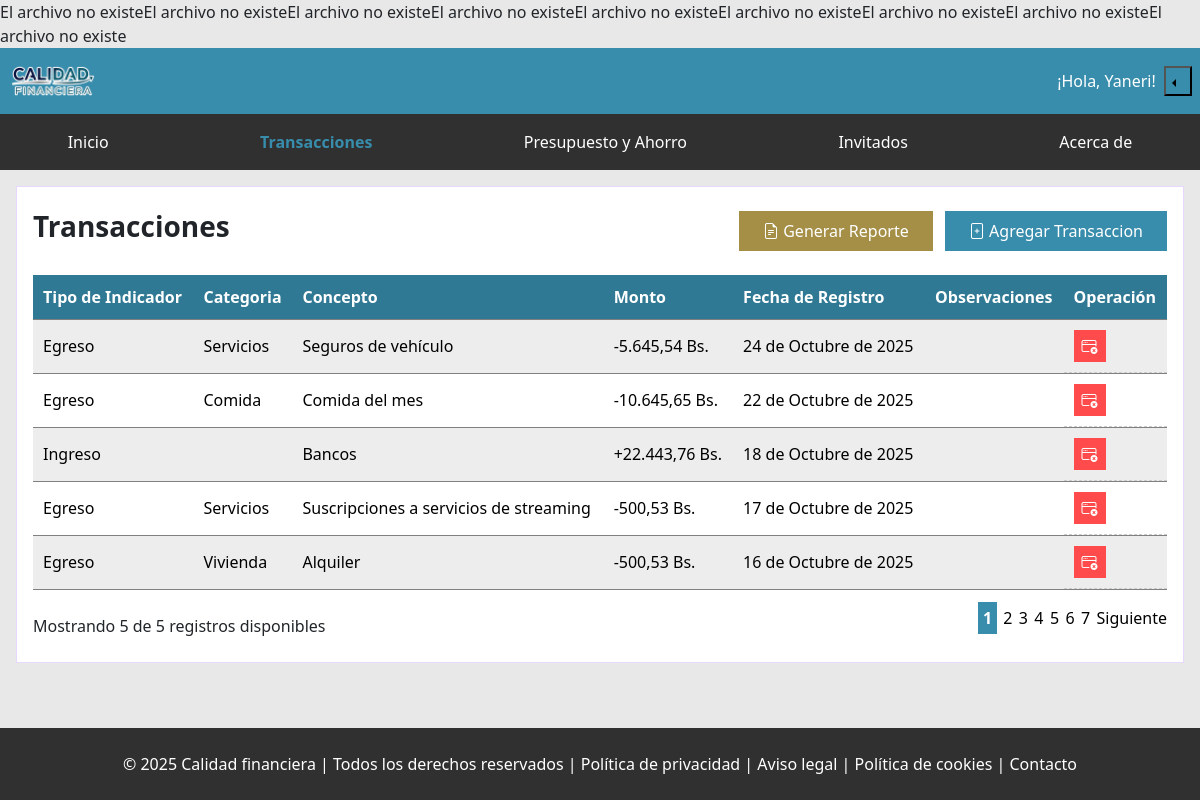
/user/transactions/1 (signed in), run on the app's committed database.
### tables this page shows
CREATE TABLE `transacciones` (
  `id_transaccion` int(10) NOT NULL,
  `id_persona` int(10) DEFAULT NULL,
  `id_egreso` int(10) DEFAULT NULL,
  `id_ingreso` int(10) DEFAULT NULL,
  `fecha` datetime DEFAULT NULL,
  `valor_bs` decimal(10,3) DEFAULT 0.000,
  `notas` text DEFAULT NULL,
  `anulado` tinyint(1) DEFAULT 0
);

CREATE TABLE `egresos` (
  `id_egreso` int(10) NOT NULL,
  `id_categoria_egreso` int(10) NOT NULL,
  `egreso` varchar(40) NOT NULL
);

CREATE TABLE `categorias_egreso` (
  `id_categoria_egreso` int(10) NOT NULL,
  `categoria` varchar(40) NOT NULL
);

CREATE TABLE `ingresos` (
  `id_ingreso` int(10) NOT NULL,
  `ingreso` varchar(50) NOT NULL
);

### routes/web.php (called while the page is built, shortened)
<?php
Route::get('/', [IndexController::class, 'index']);
Route::dispatch();
?>

### public/index.php (called while the page is built)
<?php
    require_once '../autoload.php';
    require_once '../routes/web.php';
?>

### lib/DataBase.php (called while the page is built, shortened)
<?php
class Database
{
    private $host = 'localhost';
    private $dbName = 'calidad_financiera';
    private $user = 'root';
    private $password = '';
    public function __construct()
    {
        try {
            $this->pdo = new PDO("mysql:host=$this->host;dbname=$this->dbName", $this->user, $this->password);
        } catch (PDOException $ex) {
            throw new Exception("Error de conexión: " . $ex->getMessage());
        }
    }
}
?>

### app/Models/IndicatorModel.php (called while the page is built, shortened)
<?php
class indicatorModel extends Database
{
    public function ShowGraduationCategories()
    {
        try {
            $get_graduation_categories_query = 'SELECT * FROM `categorias_egreso` ORDER BY  id_categoria_egreso; ';
            $get_graduation_categories_stmt = $this->pdo->prepare($get_graduation_categories_query);
            $get_graduation_categories_stmt->execute();
            $this->data = $get_graduation_categories_stmt->fetchAll(PDO::FETCH_ASSOC);
        } catch (PDOException $ex) {
            echo $ex->getMessage();
        }
    }
    public function GetGraduation()
    {
        $get_all_data_accommodation_category_query = 'SELECT * FROM egresos WHERE id_categoria_egreso =1 ';
        $get_all_data_accommodation_category_stmt = $this->pdo->prepare($get_all_data_accommodation_category_query);
        $get_all_data_accommodation_category_stmt->execute();
        $this->graduantion[1] = $get_all_data_accommodation_category_stmt->fetchAll(PDO::FETCH_ASSOC);
        $get_all_data_services_category_query = 'SELECT * FROM egresos WHERE id_categoria_egreso =2 ';
        $get_all_data_services_category_stmt = $this->pdo->prepare($get_all_data_services_category_query);
        $get_all_data_services_category_stmt->execute();
        $this->graduantion[2] = $get_all_data_services_category_stmt->fetchAll(PDO::FETCH_ASSOC);
        $get_all_data_meal_category_query = 'SELECT * FROM egresos WHERE id_categoria_egreso =3 ';
        $get_all_data_meal_category_stmt = $this->pdo->prepare($get_all_data_meal_category_query);
        $get_all_data_meal_category_stmt->execute();
        $this->graduantion[3] = $get_all_data_meal_category_stmt->fetchAll(PDO::FETCH_ASSOC);
        $get_all_data_others_category_query = 'SELECT * FROM egresos WHERE id_categoria_egreso =4 ';
        $get_all_data_others_category_stmt = $this->pdo->prepare($get_all_data_others_category_query);
        $get_all_data_others_category_stmt->execute();
        $this->graduantion[4] = $get_all_data_others_category_stmt->fetchAll(PDO::FETCH_ASSOC);
        $get_all_data_entertainment_category_query = 'SELECT * FROM egresos WHERE id_categoria_egreso =5 ';
        $get_all_data_entertainment_category_stmt = $this->pdo->prepare($get_all_data_entertainment_category_query);
        $get_all_data_entertainment_category_stmt->execute();
        $this->graduantion[5] = $get_all_data_entertainment_category_stmt->fetchAll(PDO::FETCH_ASSOC);
        $get_all_data_debts_category_query = 'SELECT * FROM egresos WHERE id_categoria_egreso =6 ';
        $get_all_data_debts_category_stmt = $this->pdo->prepare($get_all_data_debts_category_query);
        $get_all_data_debts_category_stmt->execute();
        $this->graduantion[6] = $get_all_data_debts_category_stmt->fetchAll(PDO::FETCH_ASSOC);
    }
    public function getInsome()
    {
        $get_insome_query = 'SELECT * FROM ingresos  ';
        $get_insome_stmt = $this->pdo->prepare($get_insome_query);
        $get_insome_stmt->execute();
        return $this->data_insome = $get_insome_stmt->fetchAll(PDO::FETCH_ASSOC);
    }
}

### app/Models/dataModel.php (the view, shortened to what this page needs)
<?php
class dataModel extends Database
{
  public function showTransaction($page_number = 1, $type_rol = 'user')
  {
    if ($type_rol == 'user') {
      $get_id_person_query = 'SELECT id_persona FROM personas WHERE id_usuario = :id_usuario';
      $get_id_person_stmt = $this->pdo->prepare($get_id_person_query);
      $get_id_person_stmt->bindParam('id_usuario', $_SESSION['id_usuario'], PDO::PARAM_INT);
      $get_id_person_stmt->execute();
      $row_id_person = $get_id_person_stmt->fetch(PDO::FETCH_ASSOC);
      $id_person = $row_id_person['id_persona'];
    } else {
      $id_person = $_SESSION['id_persona'];
    }
    $current_page = $page_number;
    $count_transaction_query = 'SELECT COUNT(*) as total_ingresos FROM transacciones';
    $count_transaction_stmt = $this->pdo->prepare($count_transaction_query);
    $count_transaction_stmt->execute();
    $row_total_transaction = $count_transaction_stmt->fetch(PDO::FETCH_ASSOC);
    $total_records = $row_total_transaction['total_ingresos'];
    $records_page = 5;
    $total_pages = ceil($total_records / $records_page);
    $get_transaction_query = 'SELECT
                            id_transaccion , valor_bs, notas, fecha, id_ingreso, id_egreso,
                            anulado
                          FROM
                             transacciones
                             WHERE id_persona = :id_person
                             ORDER BY fecha desc
                              LIMIT
                                 :inicio, :registros_por_pagina ';
    $start = ($current_page - 1) * $records_page;
    $get_transaction_stmt = $this->pdo->prepare($get_transaction_query);
    $get_transaction_stmt->bindParam(':inicio', $start, PDO::PARAM_INT);
    $get_transaction_stmt->bindParam(':registros_por_pagina', $records_page, PDO::PARAM_INT);
    $get_transaction_stmt->bindParam(':id_person', $id_person, PDO::PARAM_INT);
    $get_transaction_stmt->execute();
    $this->HTML = '';
    if ($get_transaction_stmt->rowCount() > 0) {
      $row_insome = $get_transaction_stmt->fetchAll(PDO::FETCH_ASSOC);
      foreach ($row_insome as $row) {
        $type_indicator = $row['id_ingreso'] == null ? 'Egreso' : 'Ingreso';
        $anuladoEstilo = $row['anulado'] == 1 ? 'class="text-line-th"' : '';
        $this->HTML .= "<tr class='show'>";
        $this->HTML .= '<td ' . $anuladoEstilo . '>' . $type_indicator . '</td>';
        if ($type_indicator == 'Ingreso') {
          $get_income_query = 'SELECT ingreso FROM ingresos WHERE id_ingreso = :id_income; ';
          $get_income_stmt = $this->pdo->prepare($get_income_query);
          $this->HTML .= '<td></td>';
          $get_income_stmt->bindParam('id_income', $row['id_ingreso'], PDO::PARAM_INT);
          $get_income_stmt->execute();
          $row_income = $get_income_stmt->fetch(PDO::FETCH_ASSOC);
          $this->HTML .= '<td ' . $anuladoEstilo . '>' . $row_income['ingreso'] . '</td>';
        } elseif ($type_indicator == 'Egreso') {
          $get_egress_query = 'SELECT egreso FROM egresos WHERE id_egreso = :id_egress; ';
          $get_egress_stmt = $this->pdo->prepare($get_egress_query);
          $get_egress_stmt->bindParam('id_egress', $row['id_egreso'], PDO::PARAM_INT);
          $get_egress_stmt->execute();
          $row_egress = $get_egress_stmt->fetch(PDO::FETCH_ASSOC);
          $get_graduation_category_query = 'SELECT categoria , egreso FROM egresos INNER JOIN
                                            categorias_egreso ON egresos.id_categoria_egreso = categorias_egreso.id_categoria_egreso
                                            WHERE egresos.id_egreso = :egreso ';
          $get_graduation_category_query = $this->pdo->prepare($get_graduation_category_query);
          $get_graduation_category_query->bindParam('egreso', $row['id_egreso'], PDO::PARAM_INT);
          $get_graduation_category_query->execute();
          $row_graduation_category = $get_graduation_category_query->fetch(PDO::FETCH_ASSOC);
          $this->HTML .= '<td ' . $anuladoEstilo . '>' . $row_graduation_category['categoria'] . '</td>';
          $this->HTML .= '<td ' . $anuladoEstilo . '>' . $row_egress['egreso'] . '</td>';
        } else {
          $this->HTML .= '<td> No disponible</td>';
        }
        $created_at = utilities::generacion_fecha($row['fecha']);
        $monto = $monto = number_format($row['valor_bs'], 2, ',', '.');
        $value_bs = $type_indicator == 'Ingreso' ? '+' . $monto : '-' . $monto;
        $this->HTML .= '<td ' . $anuladoEstilo . '>' . $value_bs . ' Bs.</td>';
        $this->HTML .= '<td ' . $anuladoEstilo . '>' . $created_at ?? 'N/A' . '</td>';
        $this->HTML .= '<td ' . $anuladoEstilo . '>' . $row['notas'] . '</td>';
        if ($type_rol == 'user') {
          $this->HTML .= "<td class='operations'>";
          if ($row['anulado'] == null) {
            $this->HTML .= "
                        <button class='  button--delete'
                          data-model='js_delete_guest'
                          data-id-transaccion='" . $row['id_transaccion'] . "'
                          data-type='" . $type_indicator . "'
                       >
                               <i class='bi bi-window-x'></i>
                              </button>
       ";
            $this->HTML .= "</td>";
          }
        }
        $this->HTML .= '</tr>';
      }
    } else {
      $this->HTML .= '<p>No hay registros disponibles en este momento.</p>';
    }
    $this->HTML .= ' </table> </section>';
    $this->HTML .= "<section class='d-flex justify-content-between align-items-center'>";
    if ($total_records == 0) {
    } else {
      $get_transaction_stmt->rowCount() == 1 ? $display_log_message = 'registro disponible' : $display_log_message = 'registros disponibles';
      $this->HTML .= "<span class='show_quantity'>Mostrando " . $get_transaction_stmt->rowCount() . ' de ' . $records_page . "
                                        <span class='show_quantity__message'> " . $display_log_message . "</span></span><nav
                                        class='navigation--egress navigation '><ul class='pagination'>";
      for ($i = 1; $i <= $total_pages; $i++) {
        $this->HTML .= "<li class='page__item'>
                                            <a href='../data/" . $i . "' class='page__link page__link--graduantion'>" . ($i == $current_page ? '<b class="page__link--selected">' . $i . '</b>' : $i) . '</a>
                                        </li>';
      }
      if ($current_page < $total_pages) {
        $this->HTML .= "<li class='page__item'><a href='../data/" . ($current_page + 1) . "' class='page__link page__link--graduantion'>Siguiente</a>
                                            </li>
                                        </ul>
                                    </nav>";
      } else {
        $this->HTML .= '</ul></nav>';
      }
      $this->HTML .= ' </section>';
    }
  }
}

### lib/Route.php (shortened to what this page needs)
<?php
class Route
{
    private static $routes = [
        'GET' => [],
        'POST' => []
    ];
    public static function get($uri, $callback)
    {
        $uri = trim($uri, '/');
        self::$routes['GET'][$uri] = $callback;
    }
    public static function post($uri, $callback)
    {
        $uri = trim($uri, '/');
        self::$routes['POST'][$uri] = $callback;
    }
    public static function dispatch()
    {
        $uri = $_SERVER['REQUEST_URI'];
        $uri = trim($uri, '/');
        $uri = str_replace('calidad-financiera/public/', "", $uri);
        $method = $_SERVER['REQUEST_METHOD'];
        foreach (self::$routes[$method] as $routeUri => $callback) {
            if (strpos($routeUri, ':') !== false) {
                $routeUri = preg_replace('#:[a-zA-Z]+#', '([a-zA-Z0-9]+)', $routeUri);
            }
            if (preg_match("#^$routeUri$#", $uri, $matches)) {
                $params = array_slice($matches, 1);
                if (is_array($callback)) {
                    $controller = new $callback[0];
                    $response = $controller->{$callback[1]}(...$params);
                } elseif (is_callable($callback)) {
                    $response = $callback(...$params);
                } else {
                    throw new \Exception("Callback no válido");
                }
                if (is_array($response) || is_object($response)) {
                    header('Content-Type: application/json');
                    echo json_encode($response);
                } else {
                    echo $response;
                }
                return;
            }
        }
    }
}

### autoload.php
<?php
    spl_autoload_register(function($class){
         $ruta = '../' .str_replace("\\", "/", $class) . ".php";
         if(file_exists($ruta)){
             require_once $ruta;
         }else{
             echo 'El archivo no existe';
         }
    });
?>

### public/css/components/_buttons.css (style rules this page uses)
button { border-radius: 0rem !important; background: none; }
.button--delete { background: #ff4b4b; color: white; border: none; padding: 0.5rem; }

### public/css/components/_table.css (style rules this page uses)
.dataTable td, .dataTable th { padding: 0.625em; line-height: 1.5em; border-bottom: 1px dashed #ccc; box-sizing: border-box; overflow-x: hidden; overflow-y: auto; }
.dataTable tbody tr { display: table-cell; }
.dataTable tbody td { display: block; }
.dataTable tr:nth-child(odd) { background: rgba(0, 0, 0, 0.07); }
@media screen and (min-width: 992px) { .dataTable thead tr, .dataTable tbody tr { display: table-row; } }
@media screen and (min-width: 992px) { .dataTable th, .dataTable tbody td { display: table-cell; } }
@media screen and (min-width: 992px) { .dataTable td, .dataTable th { width: auto; } }

### public/css/components/_pagination.css (style rules this page uses)
.page__link { text-decoration: none; color: black; }
.page__link--selected { background: var(--color-azul); padding: 0.3rem; color: white; }
.pagination { gap:0.4rem; }
.operations { display: flex !important; gap: 0.3rem; }

### public/css/components/_body.css (style rules this page uses)
body { display: block; height: 100%; background: #e8e8e8 !important; display: flex; flex-direction: column; height: 100%; }

### data on the page
transacciones: id_ingreso "Egreso", value_bs "-5.645,54", anulado+fecha "24 de Octubre de 2025"
egresos: id_categoria_egreso.categoria "Servicios", egreso "Seguros de vehículo"
transacciones: id_ingreso "Egreso", value_bs "-10.645,65", anulado+fecha "22 de Octubre de 2025"
egresos: id_categoria_egreso.categoria "Comida", egreso "Comida del mes"
transacciones: id_ingreso "Ingreso", value_bs "+22.443,76", anulado+fecha "18 de Octubre de 2025"
ingresos: ingreso "Bancos"
transacciones: id_ingreso "Egreso", value_bs "-500,53", anulado+fecha "17 de Octubre de 2025"
egresos: id_categoria_egreso.categoria "Servicios", egreso "Suscripciones a servicios de streaming"
transacciones: id_ingreso "Egreso", value_bs "-500,53", anulado+fecha "16 de Octubre de 2025"
egresos: id_categoria_egreso.categoria "Vivienda", egreso "Alquiler"

### other printed values
$display_log_message "registros disponibles"
